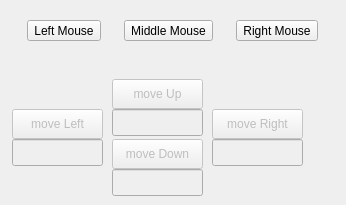
     <widget class="QWidget" name="tab_4">
      <attribute name="title">
       <string>Mouse</string>
      </attribute>
      <widget class="QWidget" name="horizontalLayoutWidget_4">
       <property name="geometry">
        <rect>
         <x>10</x>
         <y>10</y>
         <width>327</width>
         <height>41</height>
        </rect>
       </property>
       <layout class="QHBoxLayout" name="horizontalLayout_16">
        <item>
         <widget class="QToolButton" name="btn_mouseleft">
          <property name="text">
           <string>Left Mouse</string>
          </property>
         </widget>
        </item>
        <item>
         <widget class="QToolButton" name="btn_mousemiddle">
          <property name="text">
           <string>Middle Mouse</string>
          </property>
         </widget>
        </item>
        <item>
         <widget class="QToolButton" name="btn_mouseright">
          <property name="text">
           <string>Right Mouse</string>
          </property>
         </widget>
        </item>
       </layout>
      </widget>
      <widget class="QPushButton" name="pushButton">
       <property name="enabled">
        <bool>false</bool>
       </property>
       <property name="geometry">
        <rect>
         <x>112</x>
         <y>79</y>
         <width>91</width>
         <height>30</height>
        </rect>
       </property>
       <property name="text">
        <string>move Up</string>
       </property>
      </widget>
      <widget class="QLineEdit" name="lineEdit">
       <property name="enabled">
        <bool>false</bool>
       </property>
       <property name="geometry">
        <rect>
         <x>112</x>
         <y>109</y>
         <width>91</width>
         <height>27</height>
        </rect>
       </property>
      </widget>
      <widget class="QPushButton" name="pushButton_4">
       <property name="enabled">
        <bool>false</bool>
       </property>
       <property name="geometry">
        <rect>
         <x>12</x>
         <y>109</y>
         <width>91</width>
         <height>30</height>
        </rect>
       </property>
       <property name="text">
        <string>move Left</string>
       </property>
      </widget>
      <widget class="QLineEdit" name="lineEdit_2">
       <property name="enabled">
        <bool>false</bool>
       </property>
       <property name="geometry">
        <rect>
         <x>12</x>
         <y>139</y>
         <width>91</width>
         <height>27</height>
        </rect>
       </property>
      </widget>
      <widget class="QPushButton" name="pushButton_5">
       <property name="enabled">
        <bool>false</bool>
       </property>
       <property name="geometry">
        <rect>
         <x>112</x>
         <y>139</y>
         <width>91</width>
         <height>30</height>
        </rect>
       </property>
       <property name="text">
        <string>move Down</string>
       </property>
      </widget>
      <widget class="QLineEdit" name="lineEdit_3">
       <property name="enabled">
        <bool>false</bool>
       </property>
       <property name="geometry">
        <rect>
         <x>112</x>
         <y>169</y>
         <width>91</width>
         <height>27</height>
        </rect>
       </property>
      </widget>
      <widget class="QPushButton" name="pushButton_6">
       <property name="enabled">
        <bool>false</bool>
       </property>
       <property name="geometry">
        <rect>
         <x>212</x>
         <y>109</y>
         <width>91</width>
         <height>30</height>
        </rect>
       </property>
       <property name="text">
        <string>move Right</string>
       </property>
      </widget>
      <widget class="QLineEdit" name="lineEdit_4">
       <property name="enabled">
        <bool>false</bool>
       </property>
       <property name="geometry">
        <rect>
         <x>212</x>
         <y>139</y>
         <width>91</width>
         <height>27</height>
        </rect>
       </property>
      </widget>
     </widget>
